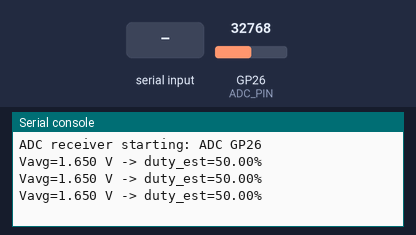
A program run on a simulated Raspberry Pi Pico running MicroPython. Shown: the last lines printed to the serial console. The test bench sets the inputs (shaded band); at power-on: GP26 (ADC_PIN) = 32768 (analog values on the 0–65535 scale).

Above: at 1.2 s.
1.3 s: "5\n" received over the second serial link
3.0 s: GP26 (ADC_PIN) set to 45874
At 3.5 s:
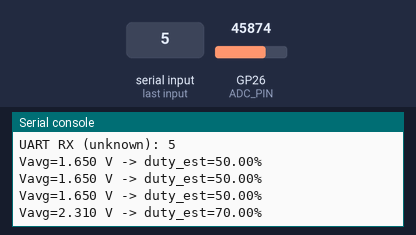
4.5 s: "90\n" received over the second serial link
6.0 s: GP26 (ADC_PIN) set to 57670
At 6.5 s:
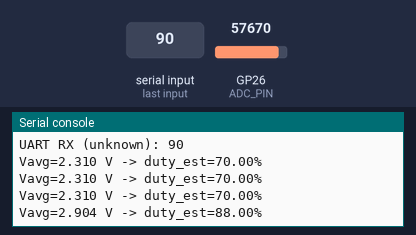
Timing chart, 0 to 8.5 s (numbered marks = the images above; inputs shaded):
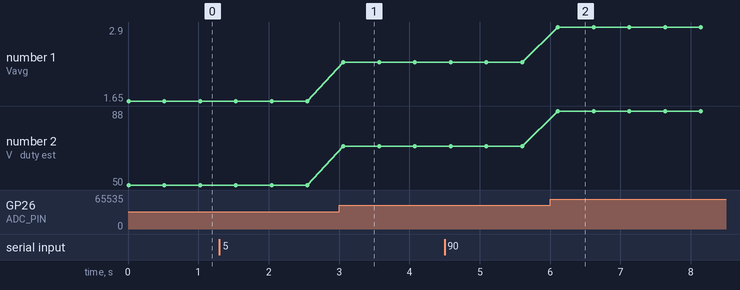

The program:

receiver.py
```python
from machine import ADC, Pin, UART
import time

# --- Configuration ---
ADC_PIN = 26        # GP26 (ADC0)
UART_ID = 0
UART_BAUD = 115200
SAMPLES = 200       # number of ADC samples to average
VREF = 3.3          # reference voltage (3.3V typical for Pico)

adc = ADC(Pin(ADC_PIN))
uart = UART(UART_ID, baudrate=UART_BAUD)

expected_setpoint = None

# Read averaged ADC voltage (returns voltage in volts)
def read_avg_voltage(samples=SAMPLES, delay_ms=0):
    total = 0
    for _ in range(samples):
        total += adc.read_u16()
        if delay_ms:
            time.sleep_ms(delay_ms)
    avg = total / samples
    voltage = (avg / 65535.0) * VREF
    return voltage

# Send measurement over UART
def send_measurement(duty_percent: float):
    msg = "MEAS:{:.2f}\n".format(duty_percent)
    uart.write(msg.encode())

# Parse incoming UART commands
def handle_uart():
    global expected_setpoint
    if uart.any():
        line = uart.readline()
        if not line:
            return
        try:
            if isinstance(line, bytes):
                s = line.decode().strip()
            else:
                s = str(line).strip()
        except Exception:
            return
        # Expect "SET:xx"
        if s.startswith('SET:'):
            try:
                val = float(s.split(':',1)[1])
                expected_setpoint = val
                print("Received setpoint:", expected_setpoint)
            except Exception:
                pass
        else:
            print("UART RX (unknown):", s)

# Main loop: sample, compute duty, report
if __name__ == '__main__':
    print("ADC receiver starting: ADC GP{}".format(ADC_PIN))
    try:
        while True:
            # process any commands first
            handle_uart()

            # read averaged voltage from RC filter
            v = read_avg_voltage()
            # duty = Vavg / Vref * 100
            duty = (v / VREF) * 100.0
            # clamp
            if duty < 0.0:
                duty = 0.0
            if duty > 100.0:
                duty = 100.0

            # print and report
            print("Vavg={:.3f} V -> duty_est={:.2f}%".format(v, duty))
            send_measurement(duty)

            # short pause between measurements (depends on RC tau)
            time.sleep(0.5)

    except KeyboardInterrupt:
        print("Stopped by user")
```

Measured:
- after the input at 3.0 s, the serial console: prints a new line after 0.06 s (image 1)
- after the input at 6.0 s, the serial console: prints a new line after 0.11 s (image 2)
- plotted number 1: 1.65 → 2.31 after the input at 3.0 s, 2.31 → 2.9 after the input at 6.0 s
- plotted number 2: 50 → 70 after the input at 3.0 s, 70 → 88 after the input at 6.0 s
